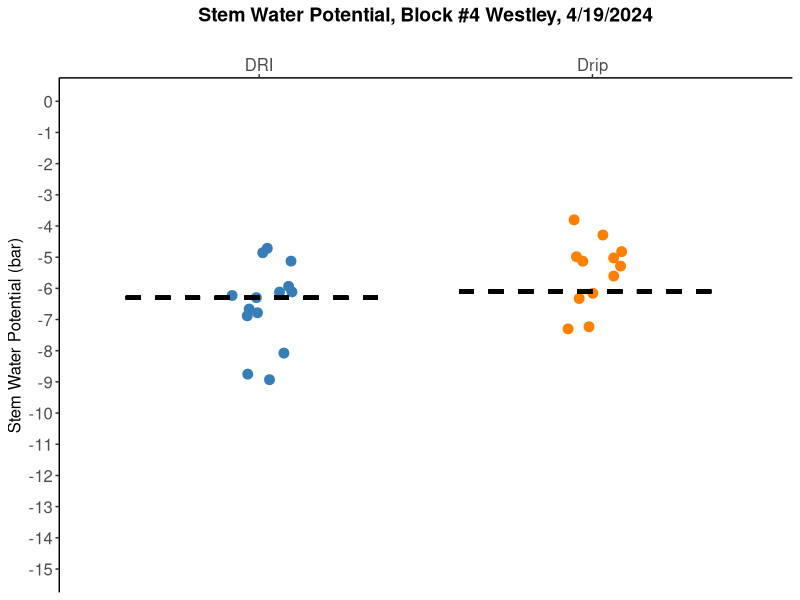
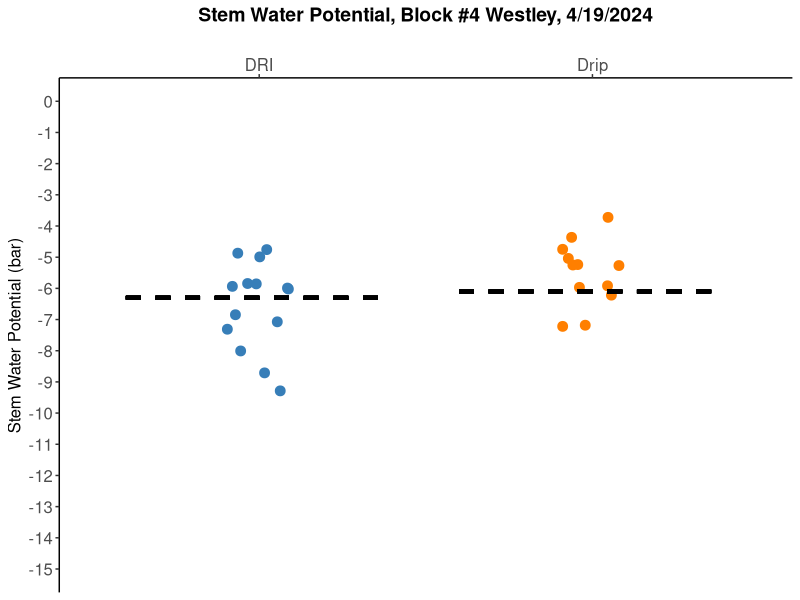

Write the R code that produced these figures, in order.
# Plot Stem Water Potential (SWP) readings comparing Deep Root Irrigation (DRI) to Conventional Drip Irrigation Treatments

setwd("/Users/ajgal/Documents/WES_SWP_Data") # set the working directory

install.packages("ggplot2")   # install packages (only need to run this the first time you use this code)
install.packages("readxl")

library(ggplot2)  # load libraries
library(readxl)

swp <- read_xlsx("SWP_04192024.xlsx") # read excel file with data; change file name to choose sampling date.
swp <- as.data.frame(swp) # convert excel file to a data frame

swp_plot <- ggplot(swp, aes(x = block, y = reading_bar, color = block)) +
              geom_jitter(show.legend = FALSE, width = 0.1, size = 3) + #jitterplot in ggplot2
              ggtitle("Stem Water Potential, Block #4 Westley, 4/19/2024") + # title
              theme_classic() + # theme
              theme(plot.title = element_text(size = 14, # center title
                                              hjust = 0.5,
                                              face = "bold"),
                    axis.text = element_text(size = 12), # axis numbers and "DRI" and "Drip" text size 
                    axis.title.y = element_text(size = 12)) + # y-axis title size
              labs(x = " ",  y = "Stem Water Potential (bar)") + # rename axis titles
              scale_color_manual(values = c("#377eb8", "#ff7f00"), # select colors for data
                                labels = c("DRI", "Drip"),
                                name = "Treatment") +
              scale_y_continuous(limits = c(-15, 0), breaks = seq(0, -15, by = -1)) + # set the y axis limits
              scale_x_discrete(position = "top") + # reverse y axis order
              geom_segment(aes(x = 0.6, xend = 1.4, y = -6.3, yend = -6.3), 
                           linetype = "dashed", linewidth = 1.25, color = "black") + # DRI baseline SWP horizontal bar
              geom_segment(aes(x = 1.6, xend = 2.4, y = -6.1, yend = -6.1), 
                           linetype = "dashed", linewidth = 1.25, color = "black") # drip baseline SWP horizontal bar

swp_plot # plot figure

ggsave("SWP_04192024.png", plot = swp_plot, width = 6, height = 8, units = "in") # save figure to working directory, change file name to match collection date



